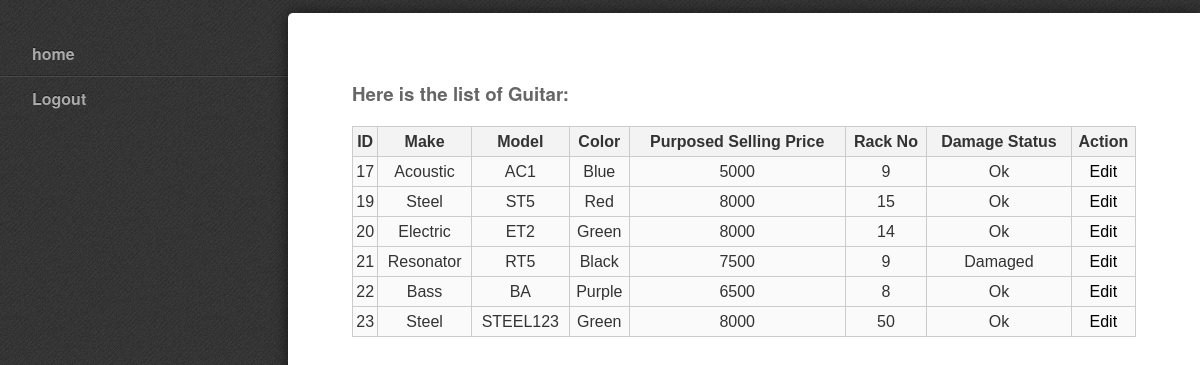
The app's page /staff/index.php (signed in) with its own data.
### tables this page shows
CREATE TABLE IF NOT EXISTS `add_guitar` (
  `guitar_id` int(11) NOT NULL AUTO_INCREMENT,
  `guitar_make` varchar(30) NOT NULL,
  `guitar_model` varchar(30) NOT NULL,
  `guitar_color` varchar(30) NOT NULL,
  `purposed_sp` varchar(30) NOT NULL,
  `damaged_status` varchar(30) NOT NULL,
  `rack_no` int(11) NOT NULL,
  PRIMARY KEY (`guitar_id`)
);

### staff/index.php (the view)
<?php
          include('header.php');
          $dbcon = mysqli_connect('localhost','root','root','sandesh') or die(mysqli_error());
          $getdata = "SELECT * FROM add_guitar";
          if($result = mysqli_query($dbcon,$getdata))
          {
          echo "<h3>Here is the list of Guitar:</h3>";
          echo "<table style: border 1px solid white>";
          echo "<tr>
                    <th>ID</th>
                    <th>Make</th>
                    <th>Model</th>
                    <th>Color</th>
                    <th>Purposed Selling Price</th>
                    <th>Rack No</th>
                    <th>Damage Status</th>
                    <th>Action</th>
                </tr>";
          while ($row = mysqli_fetch_array($result)) {
            echo "<tr><td>";
            echo $row['guitar_id'];
            echo "</td><td>";
            echo $row['guitar_make'];
            echo "</td><td>";
            echo $row['guitar_model'];
            echo "</td><td>";
            echo $row['guitar_color'];
            echo "</td><td>";
            echo $row['purposed_sp'];
            echo "</td><td>";
            echo $row['rack_no'];
            echo "</td><td>";
            echo $row['damaged_status'];
            echo "</td><td>";
            ?>
            <a href="edit.php?id=<?php echo $row['guitar_id'] ?>" style="text-decoration: none; color: black">Edit</a>
<?php
    echo "</td></tr>";
          }
          echo "</table>";
        }
        include('../common/footer.php');
?>

### staff/header.php (shortened to what this page needs)
<html>
  <head>
    <link rel="stylesheet" href="../css/nav.css">
    <link rel="stylesheet" type="text/css" href="../css/footer.css">
    <link rel="stylesheet" type="text/css" href="../css/style.css">
  </head>
  <body>
    <div role="navigation" id="foo" class="nav-collapse">
      <ul>
        <li><a href="index.php">home</a></li>
        <li><a href="../common/logout.php">Logout</a></li>
      </ul>
    </div>
    <div role="main" class="main">

### common/footer.php
	</body>
</html>

### css/nav.css (style rules this page uses)
body,div, h1,h2,p, ol,ul,li { margin: 0; padding: 0; border: 0; }
html, body { min-height: 100%; }
body { min-width: 290px; -webkit-font-smoothing: antialiased; -webkit-text-size-adjust: 100%; -ms-text-size-adjust: 100%; text-size-adjust: 100%; background: #444 url("../images/debut_dark.png") repeat; color: #666; font: normal 100%/1.5 "Helvetica Neue", Helvetica, Arial, sans-serif; }
a { color: #f4f4f4; text-decoration: none; }
.main { -webkit-box-sizing: border-box; -moz-box-sizing: border-box; box-sizing: border-box; -webkit-overflow-scrolling: touch; padding: 3em 4em; position: fixed; overflow: hidden; overflow-y: scroll; border-top-left-radius: 5px; box-shadow: 0 0 15px rgba(0,0,0, .6); top: .8em; right: 0; bottom: 0; width: 76%; background: #fff; }
.nav-collapse { position: absolute; width: 24%; top: 2em; left: 0; }
.nav-collapse ul { display: block; width: 100%; list-style: none; }
.nav-collapse li { width: 100%; display: block; }
.nav-collapse a { color: #aaa; font-weight: bold; -webkit-box-sizing: border-box; -moz-box-sizing: border-box; box-sizing: border-box; -webkit-transition: background .3s ease; -moz-transition: background .3s ease; transition: background .3s ease; text-shadow: 0 -1px rgba(0,0,0, .5); border-bottom: 1px solid rgba(0,0,0, .2); border-top: 1px solid rgba(255,255,255, .1); display: block; padding: .6em 2em; width: 100%; }
.nav-collapse li:first-child a { border-top: 0 }
.nav-collapse li:last-child a { border-bottom: 0 }

### css/style.css (style rules this page uses)
table { color: #333; font-family: Helvetica, Arial, sans-serif; width: 100%; border-collapse:collapse; border-spacing: 0; }
td, th { border: 1px solid #CCC; height: 30px; }
th { background: #F3F3F3; font-weight: bold; }
td { background: #FAFAFA; text-align: center; }

### records on screen
add_guitar: guitar_id "17", guitar_make "Acoustic", guitar_model "AC1", guitar_color "Blue", purposed_sp "5000", rack_no "9", damaged_status "Ok"
add_guitar: guitar_id "19", guitar_make "Steel", guitar_model "ST5", guitar_color "Red", purposed_sp "8000", rack_no "15", damaged_status "Ok"
add_guitar: guitar_id "20", guitar_make "Electric", guitar_model "ET2", guitar_color "Green", purposed_sp "8000", rack_no "14", damaged_status "Ok"
add_guitar: guitar_id "21", guitar_make "Resonator", guitar_model "RT5", guitar_color "Black", purposed_sp "7500", rack_no "9", damaged_status "Damaged"
add_guitar: guitar_id "22", guitar_make "Bass", guitar_model "BA", guitar_color "Purple", purposed_sp "6500", rack_no "8", damaged_status "Ok"
add_guitar: guitar_id "23", guitar_make "Steel", guitar_model "STEEL123", guitar_color "Green", purposed_sp "8000", rack_no "50", damaged_status "Ok"
